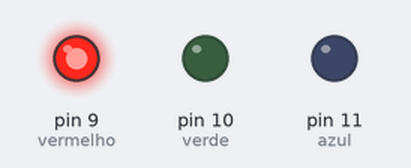
Simulated run of this sketch. Board: Arduino Uno, built with avr-gcc and run on an emulated ATmega328P. Parts: output pins drawn as LEDs (lit = HIGH).

Above: at 0.5 s.
At 2.5 s:
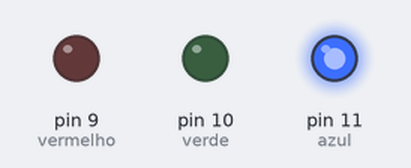
At 3.5 s:
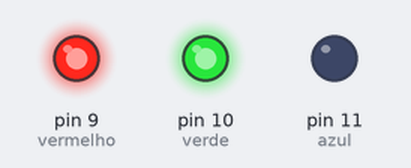
At 4.5 s:
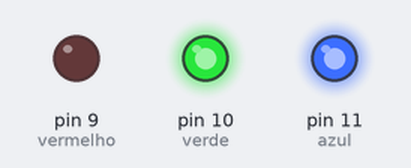
At 6.5 s:
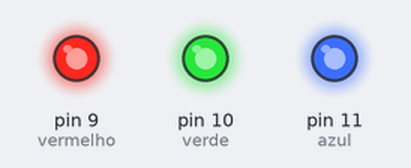
At 9.5 s:
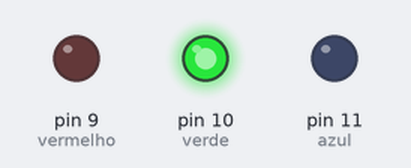
Timing chart, 0 to 10.4 s (numbered marks = the images above):
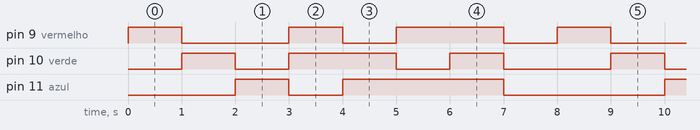

The sketch:

sketch.ino
```cpp
int vermelho = 9;
int verde    = 10;
int azul     = 11;

void setup() {
  pinMode(vermelho, OUTPUT);
  pinMode(verde, OUTPUT);
  pinMode(azul, OUTPUT);
}

void loop() {
  // Vermelho
  analogWrite(vermelho, 255);
  analogWrite(verde, 0);
  analogWrite(azul, 0);
  delay(1000);

  // Verde
  analogWrite(vermelho, 0);
  analogWrite(verde, 255);
  analogWrite(azul, 0);
  delay(1000);

  // Azul
  analogWrite(vermelho, 0);
  analogWrite(verde, 0);
  analogWrite(azul, 255);
  delay(1000);

  // Amarelo (Vermelho + Verde)
  analogWrite(vermelho, 255);
  analogWrite(verde, 255);
  analogWrite(azul, 0);
  delay(1000);

  // Ciano (Verde + Azul)
  analogWrite(vermelho, 0);
  analogWrite(verde, 255);
  analogWrite(azul, 255);
  delay(1000);

  // Magenta (Vermelho + Azul)
  analogWrite(vermelho, 255);
  analogWrite(verde, 0);
  analogWrite(azul, 255);
  delay(1000);

  // Branco (todas as cores)
  analogWrite(vermelho, 255);
  analogWrite(verde, 255);
  analogWrite(azul, 255);
  delay(1000);

  // Desliga
  analogWrite(vermelho, 0);
  analogWrite(verde, 0);
  analogWrite(azul, 0);
  delay(1000);
}
```

Measured:
- by itself, pin 9 (vermelho): repeats every 8.0 s: LOW 2.0 s, HIGH 1.0 s, LOW 1.0 s, HIGH 2.0 s, LOW 1.0 s, HIGH 1.0 s
- by itself, pin 10 (verde): repeats every 8.0 s: LOW 1.0 s, HIGH 2.0 s, LOW 1.0 s, HIGH 1.0 s, LOW 2.0 s, HIGH 1.0 s
- by itself, pin 11 (azul): repeats every 8.0 s: LOW 1.0 s, HIGH 3.0 s, LOW 3.0 s, HIGH 1.0 s
